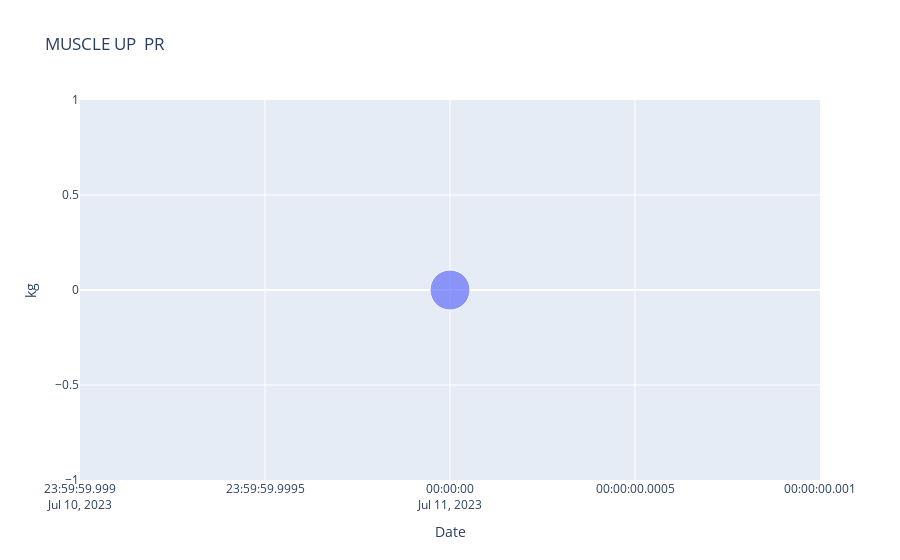

Notebook code for this chart:
### Code cell
def plot_volume(df: pd.DataFrame)

### Figure 1 — Plotly figure (JSON) as saved in the notebook; plotly's stock layout.template omitted (floating-point values rounded to 4 significant figures)
{"data": [{"customdata": [[3]], "hovertemplate": "Date: %{x}<br>Weight: %{y} kg<br>Count: %{customdata[0]}<extra></extra>", "marker": {"size": [3], "sizemin": 4, "sizemode": "area", "sizeref": 0.00375}, "type": "scatter", "x": ["2023-07-11T00:00:00"], "y": [0]}], "layout": {"title": {"text": "MUSCLE UP  PR"}, "xaxis": {"title": {"text": "Date"}}, "yaxis": {"title": {"text": "kg"}}}}
